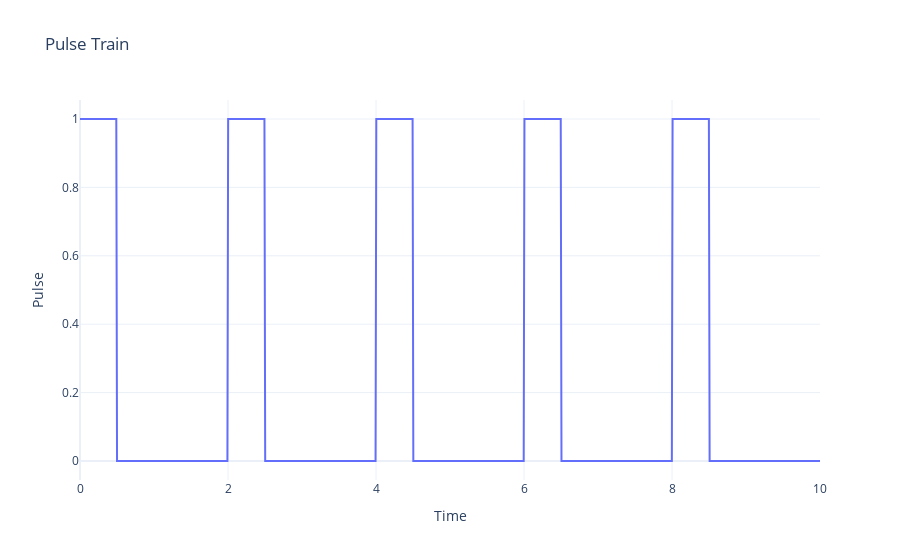

The notebook cell this image was saved under:
### Code cell
from sympy import symbols, Piecewise, And
import numpy as np
import plotly.express as px
import pandas as pd

# Define the time variable
t = symbols('t')

# Define the pulse function
def pulse(t, start, width):
    return Piecewise(
        (1, And(t >= start, t < start + width)),
        (0, True)
    )

# Define a pulse train that operates over a specified time length
def pulse_train(t, pulse_width, period, total_time):
    # Calculate the number of pulses that fit within the total time
    num_pulses = int(total_time // period)
    
    # Generate the pulse train expression
    return sum(pulse(t, start=i*period, width=pulse_width) for i in range(num_pulses))

# Parameters for the pulse train
pulse_width = 0.5  # Width of each pulse
period = 2  # Period of the pulse train
total_time = 10  # Total time length of the pulse train

# Generate the pulse train expression
pulse_train_expr = pulse_train(t, pulse_width, period, total_time)

# Step 2: Generate Data for Plotting
t_vals = np.linspace(0, total_time, 1000)  # time from 0 to total_time
pulse_vals = [float(pulse_train_expr.subs(t, val).evalf() )for val in t_vals]

# Step 3: Populate a Pandas DataFrame
df = pd.DataFrame({'Time': t_vals, 'Pulse': pulse_vals})

# Step 4: Plot the Data Using Plotly Express
fig = px.line(df, x='Time', y='Pulse', title='Pulse Train')
fig.show()

### Figure 1 — Plotly figure (JSON) as saved in the notebook; plotly's stock layout.template omitted (floating-point values rounded to 4 significant figures; data arrays with more than 128 entries replaced by an {"elided": "..."} marker saying what was removed)
{"data": [{"hovertemplate": "Time=%{x}<br>Pulse=%{y}<extra></extra>", "legendgroup": "", "line": {"color": "#636efa", "dash": "solid"}, "marker": {"symbol": "circle"}, "mode": "lines", "name": "", "orientation": "v", "showlegend": false, "type": "scatter", "x": {"elided": "1000 float values"}, "xaxis": "x", "y": {"elided": "1000 int values"}, "yaxis": "y"}], "layout": {"autosize": true, "legend": {"tracegroupgap": 0}, "title": {"text": "Pulse Train"}, "xaxis": {"anchor": "y", "autorange": true, "domain": [0, 1], "range": [0, 10], "title": {"text": "Time"}, "type": "linear"}, "yaxis": {"anchor": "x", "autorange": true, "domain": [0, 1], "range": [-0.05556, 1.056], "title": {"text": "Pulse"}, "type": "linear"}}}
